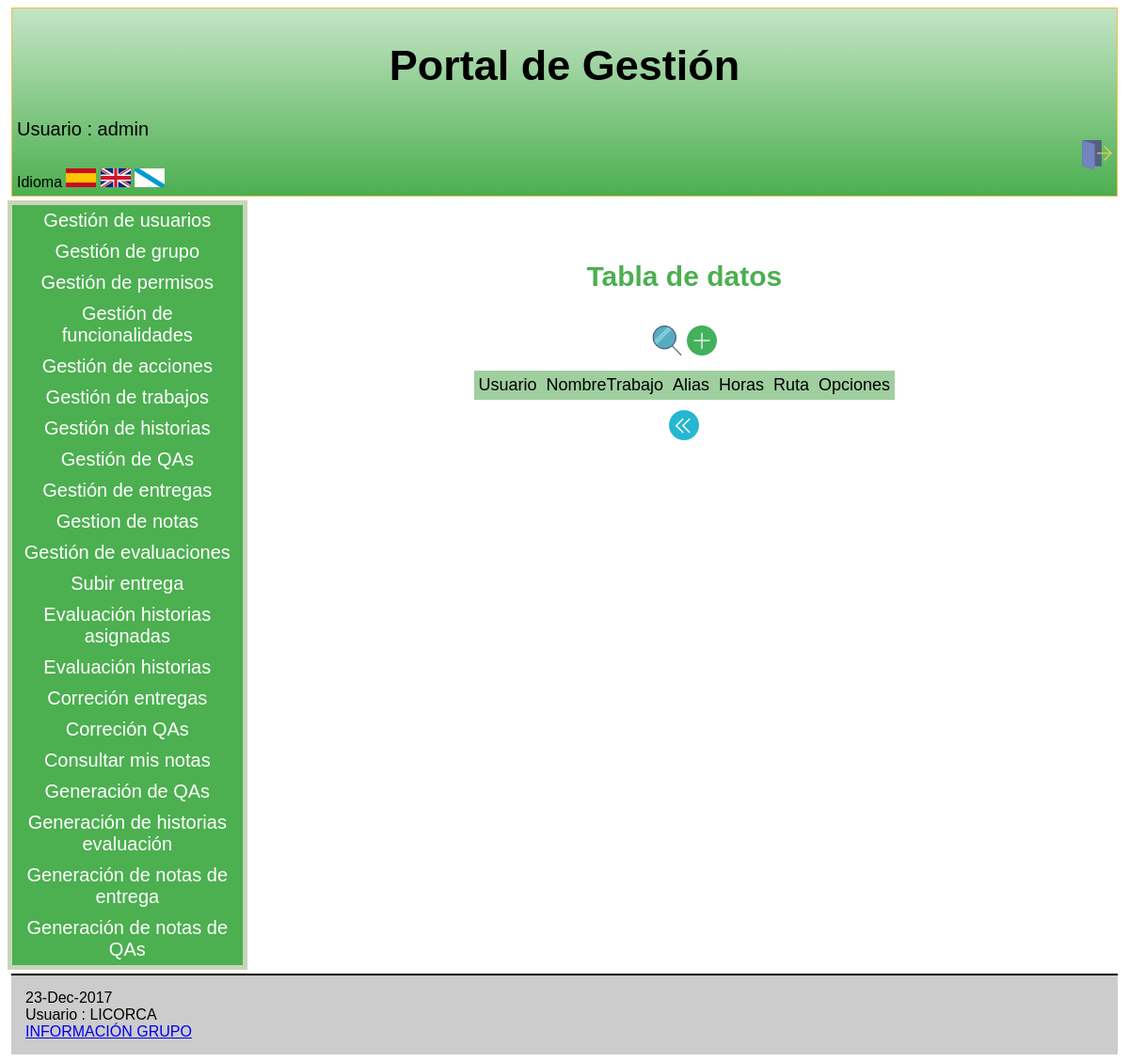
Page /Controllers/ENTREGA_CONTROLLER.php (signed in) on the earlier database version.
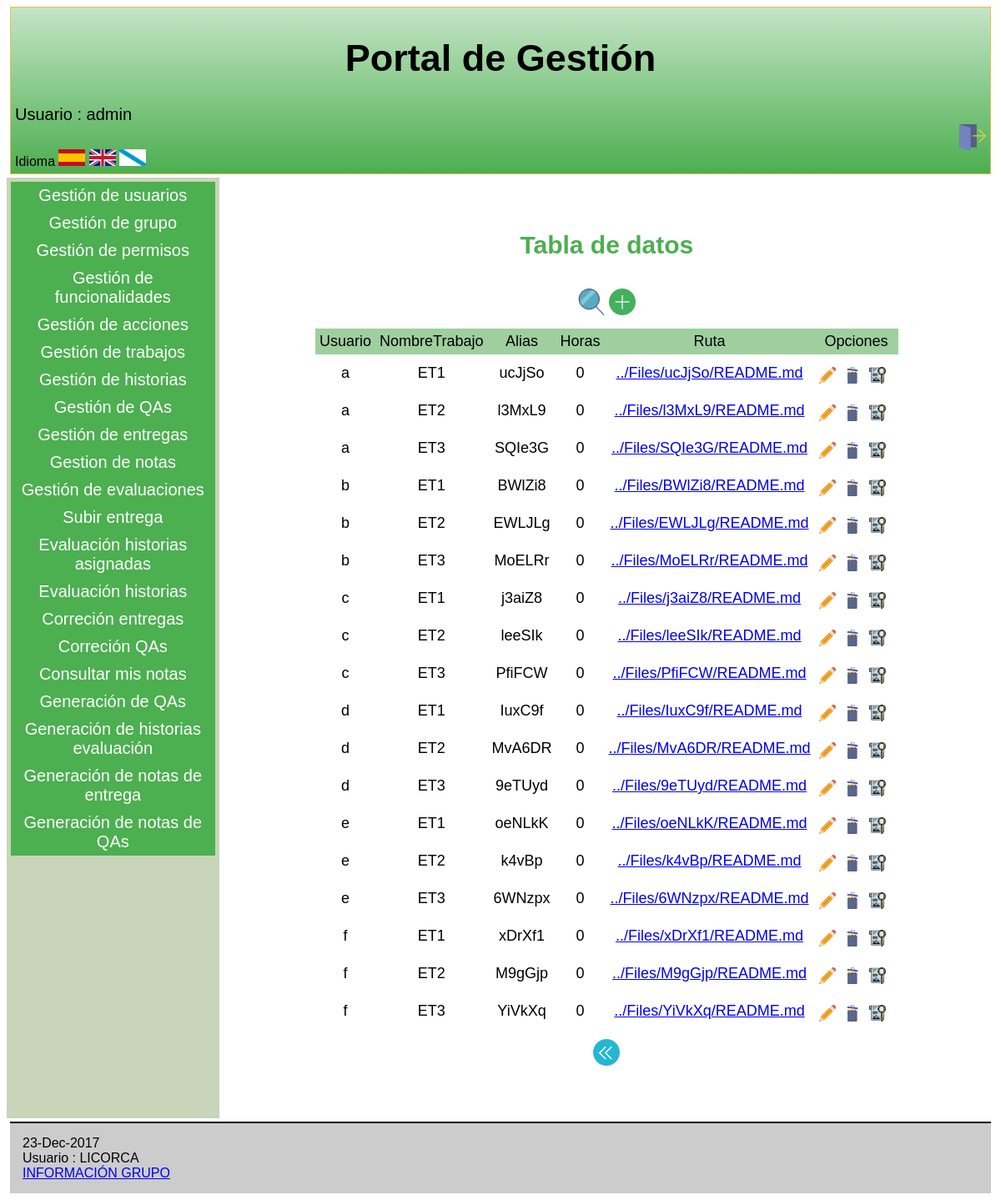
Same page on the later database version.
### tables this page shows
CREATE TABLE `ENTREGA` (
  `login` varchar(9) NOT NULL,
  `IdTrabajo` varchar(6) NOT NULL,
  `Alias` varchar(6) NOT NULL,
  `Horas` int(2) DEFAULT NULL,
  `Ruta` varchar(60) DEFAULT NULL
);

CREATE TABLE `TRABAJO` (
  `IdTrabajo` varchar(6) NOT NULL,
  `NombreTrabajo` varchar(60) NOT NULL,
  `FechaIniTrabajo` date NOT NULL,
  `FechaFinTrabajo` date NOT NULL,
  `PorcentajeNota` decimal(2,0) NOT NULL
);

### Functions/BdAdmin.php (called while the page is built, shortened)
<?php
function ConectarBD()
	{
	    $mysqli = new mysqli("localhost", "userET3", "passET3", "IUET32017");
		return $mysqli;
	}
?>

### Functions/permisosAcc.php (called while the page is built, shortened)
<?php
include_once '../Functions/BdAdmin.php';
include_once '../Models/USU_GRUPO_MODEL.php';
function permisosAcc( $login, $funcionalidad, $accion ) {
	$ADMIN = new USU_GRUPO( $login, '' );
	if ( !$ADMIN->comprobarAdmin() ) {
		$PERMISO = new PERMISO_MODEL( '', $funcionalidad, $accion,'','','' );
		return $PERMISO->comprobarPermisos( $login );
	} else {
		return true;
	}
}
?>

### Models/USU_GRUPO_MODEL.php (called while the page is built, shortened)
<?php
 include_once '../Functions/BdAdmin.php';
    class USU_GRUPO{
        var $login;
         var $mysqli;
        public function __construct($login, $IdGrupo){
            $this->login = $login;
            $this->mysqli=ConectarBD();
        }
   function comprobarAdmin(){
		$sql = "SELECT * FROM USU_GRUPO WHERE login = '$this->login' && IdGrupo = '00000A'";
		$resultado = $this->mysqli->query($sql);
		if($resultado->num_rows == 0){
			return false;
		}else{
			return true;
		}
   }
    }
?>

### Models/ENTREGA_MODEL.php (called while the page is built, shortened)
<?php
    class ENTREGA_MODEL{
        var $login;
        var $IdTrabajo;
        var $Alias;
        var $Horas;
        var $Ruta;
         var $mysqli;
        function __construct($login,$IdTrabajo,$Alias,$Horas,$Ruta){
            $this->login=$login;
            $this->IdTrabajo=$IdTrabajo;
            $this->Alias=$Alias;
            $this->Horas=$Horas;
            $this->Ruta=$Ruta;
		      include_once '../Functions/BdAdmin.php';
		      $this->mysqli = ConectarBD();
        }
	function SEARCH() {
		$sql = "select login,
                        E.IdTrabajo,
						T.NombreTrabajo,
                        Alias,
                        Horas,
                        Ruta
       			from ENTREGA E, TRABAJO T
    			where
    				(
					(BINARY login LIKE '%$this->login%') &&
                    (BINARY E.IdTrabajo LIKE '%$this->IdTrabajo%') &&
                    (BINARY Alias LIKE '%$this->Alias%') &&
                    (BINARY Horas LIKE '%$this->Horas%') &&
                    (BINARY Ruta LIKE '%$this->Ruta%') &&
					(E.IdTrabajo = T.IdTrabajo)
    				)";
		if ( !( $resultado = $this->mysqli->query( $sql ) ) ) {
			return 'Error en la consulta sobre la base de datos';
		} else {
			return $resultado;
		}
	}
    }
?>

### Views/ENTREGA/ENTREGA_SHOWALL_View.php (the view, shortened to what the changed rows need)
<?php
class ENTREGA_SHOWALL {
	function __construct( $lista, $datos) {
		$this->lista = $lista;
		$this->datos = $datos;
		$this->render($this->lista,$this->datos);
	}
	function render($lista,$datos){
		$this->datos = $datos;
        include_once '../Functions/permisosAcc.php';
	include '../Views/Header.php';
?>
		<div class="seccion">
			<h2>
				<?php echo $strings['Tabla de datos'];?>
			</h2>
			<table>
				<caption style="margin-bottom:10px;">
					<form action='../Controllers/ENTREGA_CONTROLLER.php'>
<?php if(permisosAcc($_SESSION['login'],8,3)==true){  ?>
						<button type="submit" name="action" value="SEARCH"><img src="../Views/icon/buscar.png" alt="BUSCAR" /></button>
<?php }
	  if(permisosAcc($_SESSION['login'],8,0)==true){
		?>
						<button type="submit" name="action" value="ADD"><img src="../Views/icon/añadir.png" alt="AÑADIR" /></button>
<?php } ?>
					</form>
				</caption>
				<tr>
<?php
					foreach ( $lista as $atributo ) {
?>
					<th>
						<?php echo $strings[$atributo]?>
					</th>
<?php
					}
		if((permisosAcc($_SESSION['login'],8,1)==true)||(permisosAcc($_SESSION['login'],8,2)==true)||        (permisosAcc($_SESSION['login'],8,4)==true)){
?>
					<th colspan="4" >
						<?php echo $strings['Opciones']?>
					</th>
<?php } ?>
				</tr>
<?php
				while ( $fila = mysqli_fetch_array( $this->datos ) ) {
?>
				<tr>
<?php
					foreach ( $lista as $atributo ) {
?>
					<td>
<?php
						  if($atributo == 'Ruta'){
                                ?>
                                <a href="<?php echo $fila[$atributo] ?>"><?php echo $fila[$atributo] ?></a>
                                <?php
                            }
                        else
							echo $fila[ $atributo ];
?>
					</td>
<?php
					}
?>
					<td>
						<form action="../Controllers/ENTREGA_CONTROLLER.php" method="get" style="display:inline" >
<?php         if(permisosAcc($_SESSION['login'],8,2)==true){  ?>
								<button type="submit" name="action" value="EDIT" ><img src="../Views/icon/modificar.png" alt="<?php echo $strings['Modificar']?>" width="20" height="20" /></button>
<?php } ?>
					<td>
<?php         if(permisosAcc($_SESSION['login'],8,1)==true){  ?>
								<button type="submit" name="action" value="DELETE" ><img src="../Views/icon/eliminar.png" alt="<?php echo $strings['Eliminar']?>" width="20" height="20" /></button>
<?php } ?>
					<td>
<?php         if(permisosAcc($_SESSION['login'],8,4)==true){  ?>
									<button type="submit" name="action" value="SHOWCURRENT" ><img src="../Views/icon/verDetalles.png" alt="<?php echo $strings['Ver en detalle']?>" width="20" height="20"/></button>
<?php } ?>
						</form>
				    <td>
				</tr>
<?php
				}
?>
			</table>
		</div>
<?php
		include '../Views/Footer.php';
		}
		}
?>

Differences in the rows shown:
added entrega: login "a", IdTrabajo.NombreTrabajo "ET1", Alias "ucJjSo", Horas "0", Ruta "../Files/ucJjSo/README.md"
added entrega: login "a", IdTrabajo.NombreTrabajo "ET2", Alias "l3MxL9", Horas "0", Ruta "../Files/l3MxL9/README.md"
added entrega: login "a", IdTrabajo.NombreTrabajo "ET3", Alias "SQIe3G", Horas "0", Ruta "../Files/SQIe3G/README.md"
added entrega: login "b", IdTrabajo.NombreTrabajo "ET1", Alias "BWlZi8", Horas "0", Ruta "../Files/BWlZi8/README.md"
added entrega: login "b", IdTrabajo.NombreTrabajo "ET2", Alias "EWLJLg", Horas "0", Ruta "../Files/EWLJLg/README.md"
added entrega: login "b", IdTrabajo.NombreTrabajo "ET3", Alias "MoELRr", Horas "0", Ruta "../Files/MoELRr/README.md"
added entrega: login "c", IdTrabajo.NombreTrabajo "ET1", Alias "j3aiZ8", Horas "0", Ruta "../Files/j3aiZ8/README.md"
added entrega: login "c", IdTrabajo.NombreTrabajo "ET2", Alias "leeSIk", Horas "0", Ruta "../Files/leeSIk/README.md"
added entrega: login "c", IdTrabajo.NombreTrabajo "ET3", Alias "PfiFCW", Horas "0", Ruta "../Files/PfiFCW/README.md"
added entrega: login "d", IdTrabajo.NombreTrabajo "ET1", Alias "IuxC9f", Horas "0", Ruta "../Files/IuxC9f/README.md"
added entrega: login "d", IdTrabajo.NombreTrabajo "ET2", Alias "MvA6DR", Horas "0", Ruta "../Files/MvA6DR/README.md"
added entrega: login "d", IdTrabajo.NombreTrabajo "ET3", Alias "9eTUyd", Horas "0", Ruta "../Files/9eTUyd/README.md"
added entrega: login "e", IdTrabajo.NombreTrabajo "ET1", Alias "oeNLkK", Horas "0", Ruta "../Files/oeNLkK/README.md"
added entrega: login "e", IdTrabajo.NombreTrabajo "ET2", Alias "k4vBp", Horas "0", Ruta "../Files/k4vBp/README.md"
added entrega: login "e", IdTrabajo.NombreTrabajo "ET3", Alias "6WNzpx", Horas "0", Ruta "../Files/6WNzpx/README.md"
added entrega: login "f", IdTrabajo.NombreTrabajo "ET1", Alias "xDrXf1", Horas "0", Ruta "../Files/xDrXf1/README.md"
added entrega: login "f", IdTrabajo.NombreTrabajo "ET2", Alias "M9gGjp", Horas "0", Ruta "../Files/M9gGjp/README.md"
added entrega: login "f", IdTrabajo.NombreTrabajo "ET3", Alias "YiVkXq", Horas "0", Ruta "../Files/YiVkXq/README.md"
